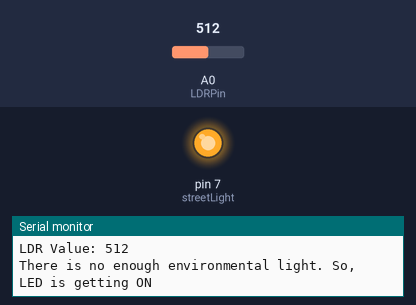
Simulated run of this sketch. Board: Arduino Uno, built with avr-gcc and run on an emulated ATmega328P. Parts: output pins drawn as LEDs (lit = HIGH), the last lines printed to the serial monitor. Inputs (shaded band) come from the test bench; at power-on: A0 (LDRPin) = 512.

Above: at 1.3 s.
1.4 s: A0 (LDRPin) set to 684
2.9 s: A0 (LDRPin) set to 706
At 4.2 s:
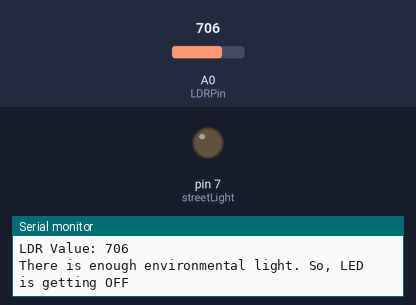
4.6 s: A0 (LDRPin) set to 690
At 5.6 s:
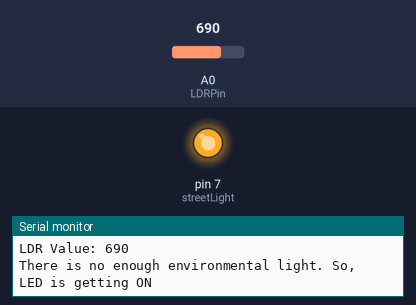
6.1 s: A0 (LDRPin) set to 710
At 7.1 s:
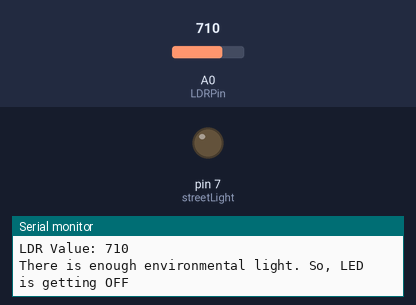
Timing chart, 0 to 8.6 s (numbered marks = the images above; inputs shaded):
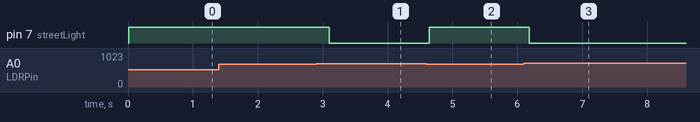

Measured:
- the behaviour switches between 699 and 700 on A0 (LDRPin) (found by bisection; images 0 and 1)
- after the input at 2.9 s, pin 7 (streetLight): HIGH → LOW after 0.20 s
- after the input at 4.6 s, pin 7 (streetLight): LOW → HIGH at once
- after the input at 6.1 s, pin 7 (streetLight): HIGH → LOW after 0.08 s

The sketch:

Arduino_LDR.ino
```cpp
int LDRPin = A0; //Select the input pin for LDR
int LDRValue = 0; //Variable to store the input value
int streetLight = 7; //Pin of light that supplies artificial sunlight

void setup() {
  Serial.begin(9600); //Begins the Serial Communication
  pinMode(LDRPin, INPUT); //Set A0 as Input Port for receiving LDR values
  pinMode(streetLight, OUTPUT); //Set Digital Pin 7 as Output Port
}

void loop() {
  LDRValue = analogRead(LDRPin); // Reads the value from the sensor
  Serial.print("LDR Value: ");
  Serial.println(LDRValue); // Prints the value on serial monitor

  if (LDRValue < 700) { //Check the light intensity
    Serial.println("There is no enough environmental light. So, LED is getting ON");
    digitalWrite(streetLight, HIGH);
  } else {
    Serial.println("There is enough environmental light. So, LED is getting OFF");
    digitalWrite(streetLight, LOW);
  }
  delay(500);
}
```
